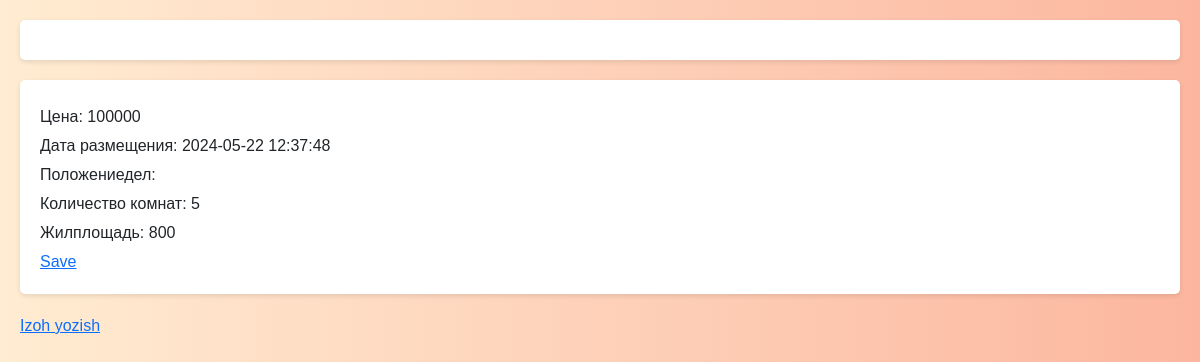
/detail/5/, run on an earlier commit of the app's database.
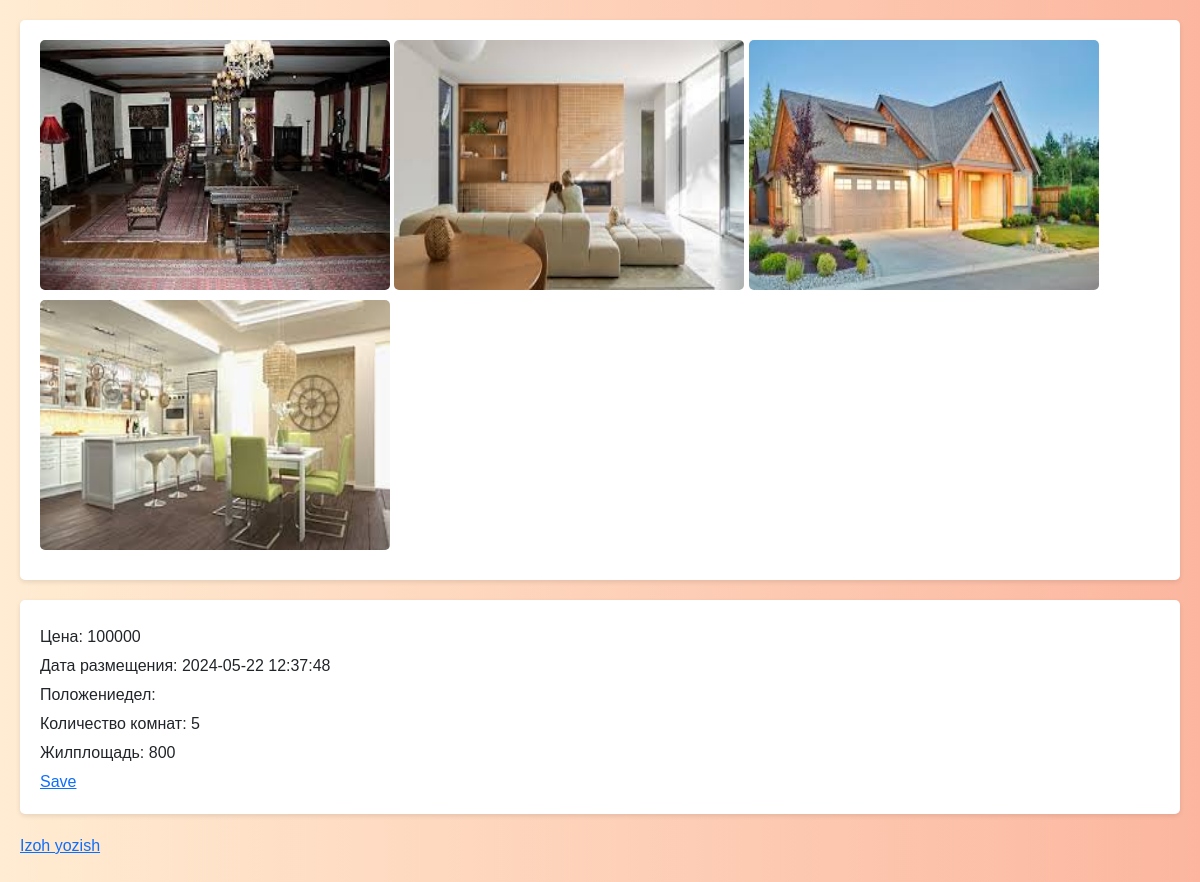
And on a later commit of the database.
### page_1/models.py (models this page shows, shortened)
class UyRasmlari(models.Model):
    id = models.BigAutoField(primary_key=True)
    xususiyat_id= models.ForeignKey(Xususiyati, on_delete=models.CASCADE)
    picture = models.ImageField(default='default.jpg')

### page_1/views.py (the view, shortened to what this page needs)
# urls.py: path('detail/<a>/', detail_home.as_view(), name='detail_home'),
class detail_home(View):
    def get(self, request, a):
        review_form = ReviewForm()
        uy = Xususiyati.objects.get(id=a).uy
        sharxlar = Review.objects.filter(uy_id=uy.id)
        xususiyat = Xususiyati.objects.get(pk=a)
        Uy_picture = UyRasmlari.objects.filter(xususiyat_id=a)
        return render(request, 'detail_img.html', {'Uy_picture':Uy_picture, "xususiyat":xususiyat,'form': review_form,'sharxlar': sharxlar})

### templates/detail_img.html (shortened to what this page needs)
<!DOCTYPE html>
<html lang="en">
<head>
    <link href="https://cdn.jsdelivr.net/npm/bootstrap@5.3.3/dist/css/bootstrap.min.css" rel="stylesheet">
</head>
<body>
    <div>
        {% for i in Uy_picture %}
            <img src="{{ i.picture.url }}">
        {% endfor %}
    </div>
    <div>
        <p>Цена: {{ xususiyat.narxi }}</p>
        <p>Дата размещения: {{ xususiyat.sana |date:"Y-m-d H:i:s" }}</p>
        <p>Положениедел: {{ xususiyat.uy.положениедел }}</p>
        <p>Количество комнат: {{ xususiyat.uy.xonalar_soni }}</p>
        <p>Жилплощадь: {{ xususiyat.uy.yashash_maydoni }}</p>
        <a href="{% url 'download_word' xususiyat.id %}">Save</a>
    </div>
{% if user.is_authenticated %}
    <div class="row">
        <div class="col-4">
            <form method="post">
                {% csrf_token %}
                {{ form.as_p }}
                <button class="btn btn-primary mb-4" type="submit">Send</button>
            </form>
        </div>
    </div>
    {% for sharx in sharxlar %}
        <div>
            <b>{{ sharx.user_id.username }}</b>
            <p class="mt-2 ms-4">
                {{ sharx.description }}
            </p>
        </div>
    {% endfor %}
    {% else %}
        <p>
            <a href="{% url 'login' %}">Izoh yozish</a>
        </p>
    {% endif %}
</body>
</html>

What changed in the data, as far as the page shows it:
added UyRasmlari: picture (picture)
added UyRasmlari: picture (picture)
added UyRasmlari: picture (picture)
added UyRasmlari: picture (picture)
